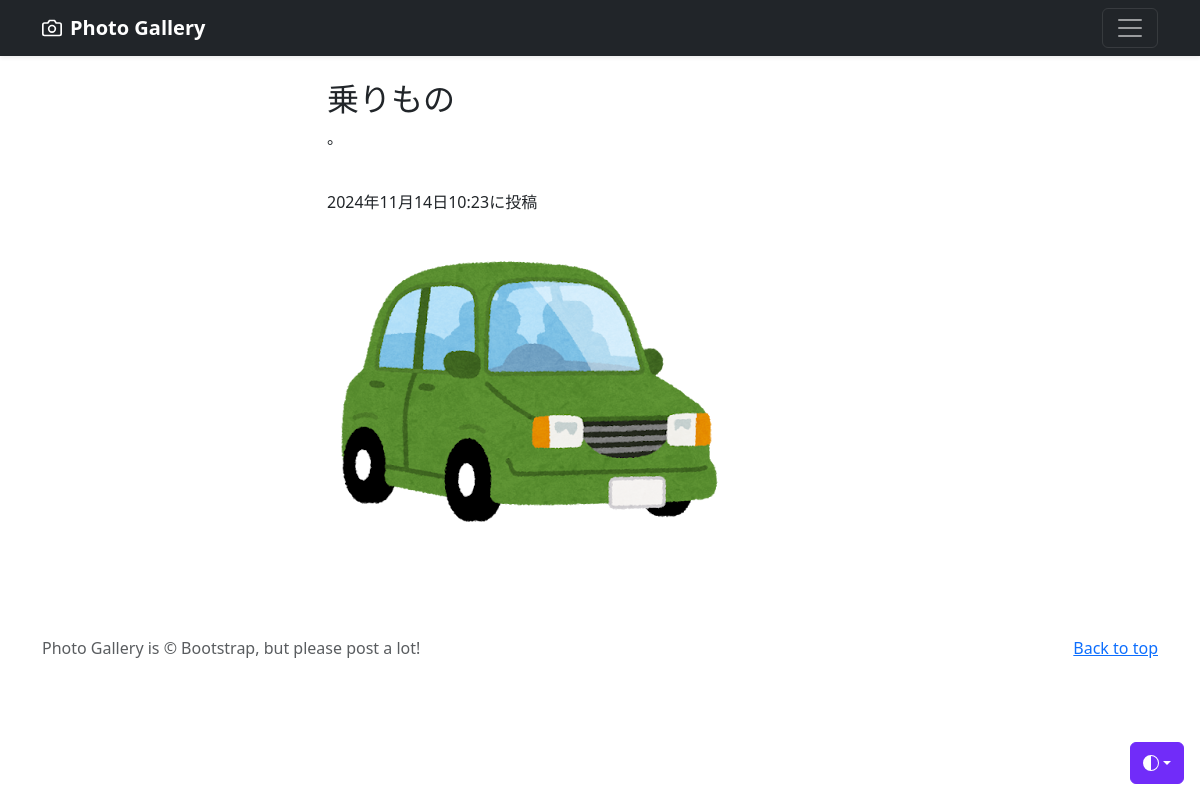
The app's page /photo_detail/18 (signed in) with its own data.
### photo/models.py (models this page shows, shortened)
class PhotoPost(models.Model):
    user = models.ForeignKey(
        CustomUser,
        verbose_name='ユーザー',
        on_delete=models.CASCADE
        )
    category = models.ForeignKey(
        Category,
        verbose_name='カテゴリ',
        on_delete=models.PROTECT
        )
    title = models.CharField(
        verbose_name='タイトル',
        max_length=200
        )
    comment = models.TextField(
        verbose_name='コメント',
        )
    image1 = models.ImageField(
        verbose_name='イメージ1',
        upload_to='photos'
        )
    image2 = models.ImageField(
        verbose_name='イメージ2',
        upload_to='photos',
        blank=True,
        null=True
        )
    posted_at = models.DateTimeField(
        verbose_name='投稿日時',
        auto_now_add=True
        )

### photo/views.py (the view)
# urls.py: path('photo_detail/<int:pk>', views.DetailView.as_view(), name='photo_detail'),
class DetailView(DetailView):
    template_name = 'detail.html'
    model = PhotoPost

### photo/templates/detail.html (shortened to what this page needs)
{% extends 'base.html' %}
    {% block contents %}
    <br>
    <div class="container">
        <div class="row">
            <div class="col offset-3">
                <h2>{{ object.title }}</h2>
                <p>{{ object.comment }}</p>
                <br>
                <p>{{ object.posted_at }}に投稿</p>
                <p><img src="{{ object.image1.url }}"></img></p>
            </div>
        </div>
    </div>
    {% endblock %}

### records on screen
PhotoPost: title "乗りもの", comment "。", posted_at "2024年11月14日10:23", image1 (picture)
